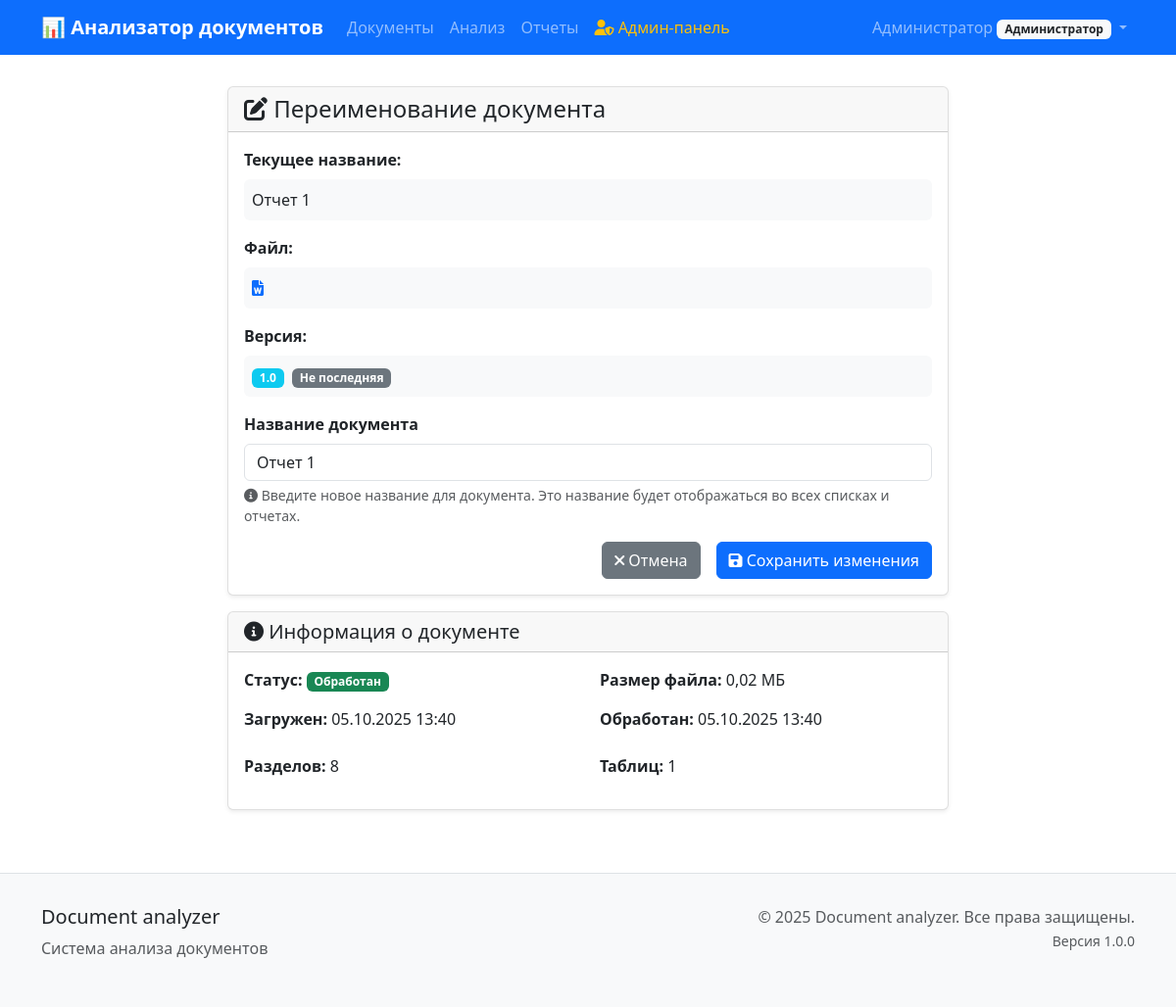
The app's page /documents/93/rename/ (signed in) with its own data.
### users/models.py (models this page shows, shortened)
class User(AbstractUser):
    ROLE_CHOICES = [
        ('admin', 'Администратор'),
        ('manager', 'Руководитель'),
        ('viewer', 'Наблюдатель'),
    ]
    role = models.CharField(
        max_length=20,
        choices=ROLE_CHOICES,
        default='viewer',
        verbose_name='Роль'
    )
    department = models.CharField(
        max_length=100,
        blank=True,
        verbose_name='Отдел'
    )
    phone = models.CharField(
        max_length=20,
        blank=True,
        verbose_name='Телефон'
    )
    notification_settings = models.JSONField(
        default=dict,
        blank=True,
        verbose_name='Настройки уведомлений'
    )
    created_at = models.DateTimeField(
        auto_now_add=True,
        verbose_name='Дата создания'
    )
    updated_at = models.DateTimeField(
        auto_now=True,
        verbose_name='Дата обновления'
    )
    class Meta:
        verbose_name = 'Пользователь'
        verbose_name_plural = 'Пользователи'
        ordering = ['username']

### documents/models.py (models this page shows, shortened)
class Document(models.Model):
    STATUS_CHOICES = [
        ('uploaded', 'Загружен'),
        ('processing', 'Обрабатывается'),
        ('processed', 'Обработан'),
        ('error', 'Ошибка'),
    ]
    title = models.CharField(
        max_length=255,
        verbose_name='Название документа'
    )
    filename = models.CharField(
        max_length=255,
        verbose_name='Имя файла'
    )
    file = models.FileField(
        upload_to='documents/%Y/%m/%d/',
        validators=[FileExtensionValidator(allowed_extensions=['docx'])],
        verbose_name='Файл документа'
    )
    file_size = models.BigIntegerField(
        verbose_name='Размер файла (байт)'
    )
    checksum = models.CharField(
        max_length=64,
        verbose_name='Контрольная сумма'
    )
    version = models.CharField(
        max_length=50,
        default='1.0',
        verbose_name='Версия'
    )
    status = models.CharField(
        max_length=20,
        choices=STATUS_CHOICES,
        default='uploaded',
        verbose_name='Статус'
    )
    upload_date = models.DateTimeField(
        auto_now_add=True,
        verbose_name='Дата загрузки'
    )
    processed_date = models.DateTimeField(
        null=True,
        blank=True,
        verbose_name='Дата обработки'
    )
    processing_error = models.TextField(
        blank=True,
        verbose_name='Ошибка обработки'
    )
    user = models.ForeignKey(
        User,
        on_delete=models.CASCADE,
        related_name='documents',
        verbose_name='Пользователь'
    )
    parent_document = models.ForeignKey(
        'self',
        on_delete=models.CASCADE,
        null=True,
        blank=True,
        related_name='versions',
        verbose_name='Родительский документ'
    )
    is_latest_version = models.BooleanField(
        default=True,
        verbose_name='Последняя версия'
    )
    version_notes = models.TextField(
        blank=True,
        verbose_name='Заметки к версии'
    )
    content_text = models.TextField(
        blank=True,
        verbose_name='Текстовое содержимое'
    )
    content_structure = models.JSONField(
        default=dict,
        blank=True,
        verbose_name='Структура документа'
    )
    metadata = models.JSONField(
        default=dict,
        blank=True,
        verbose_name='Метаданные'
    )
    class Meta:
        verbose_name = 'Документ'
        verbose_name_plural = 'Документы'
        ordering = ['-upload_date']
    def get_file_size_mb(self):
        if self.file_size:
            return round(self.file_size / (1024 * 1024), 2)
        return 0
    def get_parsed_sections_count(self):
        return self.sections.count()
    def get_parsed_tables_count(self):
        return self.tables.count()
    def has_content(self):
        return bool(self.content_text and self.content_text.strip())

### documents/views.py (the view, shortened to what this page needs)
# urls.py: path('<int:pk>/rename/', views.DocumentRenameView.as_view(), name='rename'),
class DocumentRenameView(LoginRequiredMixin, View):
    def get(self, request, pk):
        document = get_object_or_404(Document, pk=pk, user=request.user)
        form = DocumentRenameForm(instance=document)
        return render(request, 'documents/document_rename.html', {
            'document': document,
            'form': form
        })

### documents/forms.py
class DocumentRenameForm(forms.ModelForm):
    class Meta:
        model = Document
        fields = ['title']
        widgets = {
            'title': forms.TextInput(attrs={
                'class': 'form-control',
                'placeholder': 'Введите новое название документа'
            })
        }
    def __init__(self, *args, **kwargs):
        super().__init__(*args, **kwargs)
        self.fields['title'].label = 'Название документа'
        self.fields['title'].required = True

### templates/documents/document_rename.html (shortened to what this page needs)
{% extends 'base/base.html' %}
{% block content %}
<div class="row justify-content-center">
    <div class="col-md-8">
        <div class="card">
            <div class="card-header">
                <h4 class="mb-0">
                    <i class="fas fa-edit"></i> Переименование документа
                </h4>
            </div>
            <div class="card-body">
                <div class="mb-3">
                    <label class="form-label"><strong>Текущее название:</strong></label>
                    <p class="form-control-plaintext bg-light p-2 rounded">{{ document.title }}</p>
                </div>
                <div class="mb-3">
                    <label class="form-label"><strong>Файл:</strong></label>
                    <p class="form-control-plaintext bg-light p-2 rounded">
                        <i class="fas fa-file-word text-primary"></i>
                    </p>
                </div>
                {% if document.version %}
                <div class="mb-3">
                    <label class="form-label"><strong>Версия:</strong></label>
                    <p class="form-control-plaintext bg-light p-2 rounded">
                        <span class="badge bg-info">{{ document.version }}</span>
                        {% if document.is_latest_version %}
                            <span class="badge bg-success ms-1">Последняя</span>
                        {% else %}
                            <span class="badge bg-secondary ms-1">Не последняя</span>
                        {% endif %}
                    </p>
                </div>
                {% endif %}
                <form method="post">
                    <div class="mb-3">
                        <label for="{{ form.title.id_for_label }}" class="form-label">
                            <strong>{{ form.title.label }}</strong>
                        </label>
                        {{ form.title }}
                        <div class="form-text">
                            <i class="fas fa-info-circle"></i>
                            Введите новое название для документа. Это название будет отображаться во всех списках и отчетах.
                        </div>
                    </div>
                    <div class="d-grid gap-2 d-md-flex justify-content-md-end">
                        <a href="{% url 'documents:detail' document.pk %}" class="btn btn-secondary me-md-2">
                            <i class="fas fa-times"></i> Отмена
                        </a>
                        <button type="submit" class="btn btn-primary">
                            <i class="fas fa-save"></i> Сохранить изменения
                        </button>
                    </div>
                </form>
            </div>
        </div>
        <div class="card mt-3">
            <div class="card-header">
                <h5 class="mb-0">
                    <i class="fas fa-info-circle"></i> Информация о документе
                </h5>
            </div>
            <div class="card-body">
                <div class="row">
                    <div class="col-md-6">
                        <p><strong>Статус:</strong>
                            <span class="badge bg-{% if document.status == 'processed' %}success{% elif document.status == 'processing' %}warning{% elif document.status == 'error' %}danger{% else %}secondary{% endif %}">
                                {{ document.get_status_display }}
                            </span>
                        </p>
                        <p><strong>Загружен:</strong> {{ document.upload_date|date:"d.m.Y H:i" }}</p>
                    </div>
                    <div class="col-md-6">
                        <p><strong>Размер файла:</strong> {{ document.get_file_size_mb }} МБ</p>
                        {% if document.processed_date %}
                            <p><strong>Обработан:</strong> {{ document.processed_date|date:"d.m.Y H:i" }}</p>
                        {% endif %}
                    </div>
                </div>
                {% if document.has_content %}
                <div class="row mt-2">
                    <div class="col-md-6">
                        <p><strong>Разделов:</strong> {{ document.get_parsed_sections_count }}</p>
                    </div>
                    <div class="col-md-6">
                        <p><strong>Таблиц:</strong> {{ document.get_parsed_tables_count }}</p>
                    </div>
                </div>
                {% endif %}
            </div>
        </div>
    </div>
</div>
{% endblock %}

### templates/base/base.html (shortened to what this page needs)
<!DOCTYPE html>
<html lang="ru">
<head>
    <link href="https://cdn.jsdelivr.net/npm/bootstrap@5.3.0/dist/css/bootstrap.min.css" rel="stylesheet">
    <link href="https://cdnjs.cloudflare.com/ajax/libs/font-awesome/6.0.0/css/all.min.css" rel="stylesheet">
</head>
<body>
    <nav class="navbar navbar-expand-lg navbar-dark bg-primary">
        <div class="container">
            <a class="navbar-brand" href="{% url 'documents:list' %}">
                📊 Анализатор документов
            </a>
            <div class="collapse navbar-collapse" id="navbarNav">
                <ul class="navbar-nav me-auto">
                    <li class="nav-item">
                        <a class="nav-link" href="{% url 'documents:list' %}">Документы</a>
                    </li>
                    <li class="nav-item">
                        <a class="nav-link" href="{% url 'analysis:list' %}">Анализ</a>
                    </li>
                    <li class="nav-item">
                        <a class="nav-link" href="{% url 'reports:list' %}">Отчеты</a>
                    </li>
                    {% if user.is_authenticated and user.is_superuser or user.role == 'admin' %}
                        <li class="nav-item">
                            <a class="nav-link text-warning" href="{% url 'users:admin_list' %}">
                                <i class="fas fa-user-shield"></i> Админ-панель
                            </a>
                        </li>
                    {% endif %}
                </ul>
                <ul class="navbar-nav">
                    {% if user.is_authenticated %}
                        <li class="nav-item dropdown">
                            <a class="nav-link dropdown-toggle" href="#" role="button" data-bs-toggle="dropdown">
                                {{ user.get_full_name|default:user.username }}
                                <span class="badge bg-light text-dark">{{ user.get_role_display }}</span>
                            </a>
                        </li>
                    {% else %}
                        <li class="nav-item">
                            <a class="nav-link" href="{% url 'users:login' %}">Войти</a>
                        </li>
                    {% endif %}
                </ul>
            </div>
        </div>
    </nav>
    <div class="container main-content">
        {% block content %}{% endblock %}
    </div>
    <footer class="footer">
        <div class="container">
            <div class="row">
                <div class="col-md-6">
                    <h5>Document analyzer</h5>
                    <p class="text-muted">Система анализа документов</p>
                </div>
                <div class="col-md-6 text-md-end">
                    <p class="text-muted">
                        &copy; 2025 Document analyzer. Все права защищены.<br>
                        <small>Версия 1.0.0</small>
                    </p>
                </div>
            </div>
        </div>
    </footer>
</body>
</html>

### templates/base/base.html (style rules this page uses)
.navbar-brand { font-weight: bold; }
.main-content { margin-top: 2rem; }
.card { box-shadow: 0 0.125rem 0.25rem rgba(0, 0, 0, 0.075); border: 1px solid rgba(0, 0, 0, 0.125); }
.footer { margin-top: 4rem; padding: 2rem 0; background-color: #f8f9fa; border-top: 1px solid #dee2e6; }

### records on screen
User: get_full_name "Администратор", role "Администратор"
Document: title "Отчет 1", version "1.0", status "Обработан", upload_date "05.10.2025 13:40", get_file_size_mb "0,02", processed_date "05.10.2025 13:40", get_parsed_sections_count "8", get_parsed_tables_count "1"
